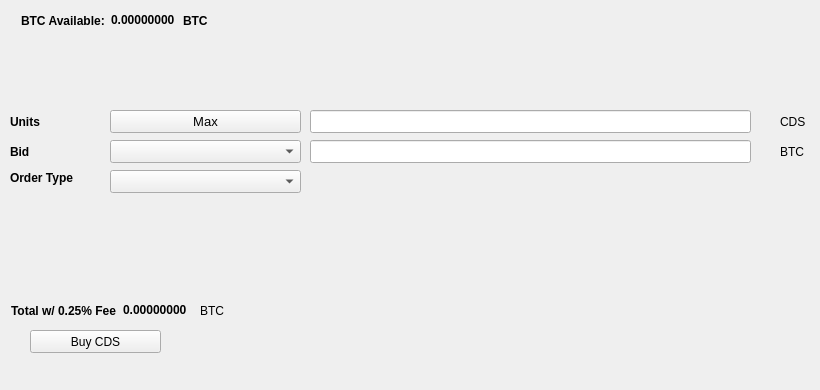
   <widget class="QWidget" name="BuyTab">
    <attribute name="title">
     <string>Buy</string>
    </attribute>
    <widget class="QPushButton" name="BuyCDS">
     <property name="geometry">
      <rect>
       <x>30</x>
       <y>330</y>
       <width>131</width>
       <height>23</height>
      </rect>
     </property>
     <property name="text">
      <string>Buy CDS</string>
     </property>
     <property name="icon">
      <iconset resource="../cloudenode.qrc">
       <normaloff>:/icons/bitcoin</normaloff>:/icons/bitcoin</iconset>
     </property>
    </widget>
    <widget class="QLabel" name="label_3">
     <property name="geometry">
      <rect>
       <x>10</x>
       <y>110</y>
       <width>46</width>
       <height>23</height>
      </rect>
     </property>
     <property name="font">
      <font>
       <weight>75</weight>
       <bold>true</bold>
      </font>
     </property>
     <property name="text">
      <string>Units</string>
     </property>
    </widget>
    <widget class="QLineEdit" name="UnitsInput">
     <property name="geometry">
      <rect>
       <x>310</x>
       <y>110</y>
       <width>441</width>
       <height>23</height>
      </rect>
     </property>
     <property name="font">
      <font>
       <pointsize>9</pointsize>
       <weight>75</weight>
       <bold>true</bold>
      </font>
     </property>
    </widget>
    <widget class="QLineEdit" name="BuyBidPriceEdit">
     <property name="geometry">
      <rect>
       <x>310</x>
       <y>140</y>
       <width>441</width>
       <height>23</height>
      </rect>
     </property>
     <property name="font">
      <font>
       <pointsize>9</pointsize>
       <weight>75</weight>
       <bold>true</bold>
      </font>
     </property>
    </widget>
    <widget class="QLabel" name="label_4">
     <property name="geometry">
      <rect>
       <x>780</x>
       <y>110</y>
       <width>31</width>
       <height>23</height>
      </rect>
     </property>
     <property name="text">
      <string>CDS</string>
     </property>
    </widget>
    <widget class="QLabel" name="label_5">
     <property name="geometry">
      <rect>
       <x>780</x>
       <y>140</y>
       <width>31</width>
       <height>23</height>
      </rect>
     </property>
     <property name="text">
      <string>BTC</string>
     </property>
    </widget>
    <widget class="QLabel" name="label_6">
     <property name="geometry">
      <rect>
       <x>10</x>
       <y>140</y>
       <width>46</width>
       <height>23</height>
      </rect>
     </property>
     <property name="font">
      <font>
       <weight>75</weight>
       <bold>true</bold>
      </font>
     </property>
     <property name="text">
      <string>Bid</string>
     </property>
    </widget>
    <widget class="QLabel" name="label_7">
     <property name="geometry">
      <rect>
       <x>10</x>
       <y>170</y>
       <width>91</width>
       <height>16</height>
      </rect>
     </property>
     <property name="font">
      <font>
       <weight>75</weight>
       <bold>true</bold>
      </font>
     </property>
     <property name="text">
      <string>Order Type</string>
     </property>
    </widget>
    <widget class="QPushButton" name="Buy_Max_Amount">
     <property name="geometry">
      <rect>
       <x>110</x>
       <y>110</y>
       <width>191</width>
       <height>23</height>
      </rect>
     </property>
     <property name="font">
      <font>
       <pointsize>10</pointsize>
      </font>
     </property>
     <property name="text">
      <string>Max</string>
     </property>
    </widget>
    <widget class="QComboBox" name="BuyBidcomboBox">
     <property name="geometry">
      <rect>
       <x>110</x>
       <y>140</y>
       <width>191</width>
       <height>23</height>
      </rect>
     </property>
     <property name="font">
      <font>
       <pointsize>10</pointsize>
      </font>
     </property>
    </widget>
    <widget class="QComboBox" name="buyOrdertypeCombo">
     <property name="geometry">
      <rect>
       <x>110</x>
       <y>170</y>
       <width>191</width>
       <height>23</height>
      </rect>
     </property>
     <property name="font">
      <font>
       <pointsize>10</pointsize>
      </font>
     </property>
    </widget>
    <widget class="QWidget" name="layoutWidget1">
     <property name="geometry">
      <rect>
       <x>21</x>
       <y>11</y>
       <width>227</width>
       <height>19</height>
      </rect>
     </property>
     <layout class="QHBoxLayout" name="horizontalLayout_3">
      <item>
       <widget class="QLabel" name="label232">
        <property name="font">
         <font>
          <weight>75</weight>
          <bold>true</bold>
         </font>
        </property>
        <property name="text">
         <string>BTC Available:</string>
        </property>
       </widget>
      </item>
      <item>
       <widget class="QLabel" name="BtcAvailableLbl">
        <property name="palette">
         <palette>
          <active>
           <colorrole role="WindowText">
            <brush brushstyle="SolidPattern">
             <color alpha="255">
              <red>0</red>
              <green>0</green>
              <blue>0</blue>
             </color>
            </brush>
           </colorrole>
           <colorrole role="Button">
            <brush brushstyle="SolidPattern">
             <color alpha="255">
              <red>0</red>
              <green>170</green>
              <blue>0</blue>
             </color>
            </brush>
           </colorrole>
           <colorrole role="Light">
            <brush brushstyle="SolidPattern">
             <color alpha="255">
              <red>0</red>
              <green>255</green>
              <blue>0</blue>
             </color>
            </brush>
           </colorrole>
           <colorrole role="Midlight">
            <brush brushstyle="SolidPattern">
             <color alpha="255">
              <red>0</red>
              <green>212</green>
              <blue>0</blue>
             </color>
            </brush>
           </colorrole>
           <colorrole role="Dark">
            <brush brushstyle="SolidPattern">
             <color alpha="255">
              <red>0</red>
              <green>85</green>
              <blue>0</blue>
             </color>
            </brush>
           </colorrole>
           <colorrole role="Mid">
            <brush brushstyle="SolidPattern">
             <color alpha="255">
              <red>0</red>
              <green>113</green>
              <blue>0</blue>
             </color>
            </brush>
           </colorrole>
           <colorrole role="Text">
            <brush brushstyle="SolidPattern">
             <color alpha="255">
              <red>0</red>
              <green>170</green>
              <blue>0</blue>
             </color>
            </brush>
           </colorrole>
           <colorrole role="BrightText">
            <brush brushstyle="SolidPattern">
             <color alpha="255">
              <red>255</red>
              <green>255</green>
              <blue>255</blue>
             </color>
            </brush>
           </colorrole>
           <colorrole role="ButtonText">
            <brush brushstyle="SolidPattern">
             <color alpha="255">
              <red>0</red>
              <green>0</green>
              <blue>0</blue>
             </color>
            </brush>
           </colorrole>
           <colorrole role="Base">
            <brush brushstyle="SolidPattern">
             <color alpha="255">
              <red>255</red>
              <green>255</green>
              <blue>255</blue>
             </color>
            </brush>
           </colorrole>
           <colorrole role="Window">
            <brush brushstyle="SolidPattern">
             <color alpha="255">
              <red>0</red>
              <green>170</green>
              <blue>0</blue>
             </color>
            </brush>
           </colorrole>
           <colorrole role="Shadow">
            <brush brushstyle="SolidPattern">
             <color alpha="255">
              <red>0</red>
              <green>0</green>
              <blue>0</blue>
             </color>
            </brush>
           </colorrole>
           <colorrole role="AlternateBase">
            <brush brushstyle="SolidPattern">
             <color alpha="255">
              <red>127</red>
              <green>212</green>
              <blue>127</blue>
             </color>
            </brush>
           </colorrole>
           <colorrole role="ToolTipBase">
            <brush brushstyle="SolidPattern">
             <color alpha="255">
              <red>255</red>
              <green>255</green>
              <blue>220</blue>
             </color>
            </brush>
           </colorrole>
           <colorrole role="ToolTipText">
            <brush brushstyle="SolidPattern">
             <color alpha="255">
              <red>0</red>
              <green>0</green>
              <blue>0</blue>
             </color>
            </brush>
           </colorrole>
          </active>
          <inactive>
           <colorrole role="WindowText">
            <brush brushstyle="SolidPattern">
             <color alpha="255">
              <red>0</red>
              <green>0</green>
              <blue>0</blue>
             </color>
            </brush>
           </colorrole>
           <colorrole role="Button">
            <brush brushstyle="SolidPattern">
             <color alpha="255">
              <red>0</red>
              <green>170</green>
              <blue>0</blue>
             </color>
            </brush>
           </colorrole>
           <colorrole role="Light">
            <brush brushstyle="SolidPattern">
             <color alpha="255">
              <red>0</red>
              <green>255</green>
              <blue>0</blue>
             </color>
            </brush>
           </colorrole>
           <colorrole role="Midlight">
            <brush brushstyle="SolidPattern">
             <color alpha="255">
              <red>0</red>
              <green>212</green>
              <blue>0</blue>
             </color>
            </brush>
           </colorrole>
           <colorrole role="Dark">
            <brush brushstyle="SolidPattern">
             <color alpha="255">
              <red>0</red>
              <green>85</green>
              <blue>0</blue>
             </color>
            </brush>
           </colorrole>
           <colorrole role="Mid">
            <brush brushstyle="SolidPattern">
             <color alpha="255">
              <red>0</red>
              <green>113</green>
              <blue>0</blue>
             </color>
            </brush>
           </colorrole>
           <colorrole role="Text">
            <brush brushstyle="SolidPattern">
             <color alpha="255">
              <red>0</red>
              <green>170</green>
              <blue>0</blue>
             </color>
            </brush>
           </colorrole>
           <colorrole role="BrightText">
            <brush brushstyle="SolidPattern">
             <color alpha="255">
              <red>255</red>
              <green>255</green>
              <blue>255</blue>
             </color>
            </brush>
           </colorrole>
           <colorrole role="ButtonText">
            <brush brushstyle="SolidPattern">
             <color alpha="255">
              <red>0</red>
              <green>0</green>
              <blue>0</blue>
             </color>
            </brush>
           </colorrole>
           <colorrole role="Base">
            <brush brushstyle="SolidPattern">
             <color alpha="255">
              <red>255</red>
              <green>255</green>
              <blue>255</blue>
             </color>
            </brush>
           </colorrole>
           <colorrole role="Window">
            <brush brushstyle="SolidPattern">
             <color alpha="255">
              <red>0</red>
              <green>170</green>
              <blue>0</blue>
             </color>
            </brush>
           </colorrole>
           <colorrole role="Shadow">
            <brush brushstyle="SolidPattern">
             <color alpha="255">
              <red>0</red>
              <green>0</green>
              <blue>0</blue>
             </color>
            </brush>
           </colorrole>
           <colorrole role="AlternateBase">
            <brush brushstyle="SolidPattern">
             <color alpha="255">
              <red>127</red>
              <green>212</green>
              <blue>127</blue>
             </color>
            </brush>
           </colorrole>
           <colorrole role="ToolTipBase">
            <brush brushstyle="SolidPattern">
             <color alpha="255">
              <red>255</red>
              <green>255</green>
              <blue>220</blue>
             </color>
            </brush>
           </colorrole>
           <colorrole role="ToolTipText">
            <brush brushstyle="SolidPattern">
             <color alpha="255">
              <red>0</red>
              <green>0</green>
              <blue>0</blue>
             </color>
            </brush>
           </colorrole>
          </inactive>
          <disabled>
           <colorrole role="WindowText">
            <brush brushstyle="SolidPattern">
             <color alpha="255">
              <red>0</red>
              <green>85</green>
              <blue>0</blue>
             </color>
            </brush>
           </colorrole>
           <colorrole role="Button">
            <brush brushstyle="SolidPattern">
             <color alpha="255">
              <red>0</red>
              <green>170</green>
              <blue>0</blue>
             </color>
            </brush>
           </colorrole>
           <colorrole role="Light">
            <brush brushstyle="SolidPattern">
             <color alpha="255">
              <red>0</red>
              <green>255</green>
              <blue>0</blue>
             </color>
            </brush>
           </colorrole>
           <colorrole role="Midlight">
            <brush brushstyle="SolidPattern">
             <color alpha="255">
              <red>0</red>
              <green>212</green>
              <blue>0</blue>
             </color>
            </brush>
           </colorrole>
           <colorrole role="Dark">
            <brush brushstyle="SolidPattern">
             <color alpha="255">
              <red>0</red>
              <green>85</green>
              <blue>0</blue>
             </color>
            </brush>
           </colorrole>
           <colorrole role="Mid">
            <brush brushstyle="SolidPattern">
             <color alpha="255">
              <red>0</red>
              <green>113</green>
              <blue>0</blue>
             </color>
            </brush>
           </colorrole>
           <colorrole role="Text">
            <brush brushstyle="SolidPattern">
             <color alpha="255">
              <red>0</red>
              <green>85</green>
              <blue>0</blue>
             </color>
            </brush>
           </colorrole>
           <colorrole role="BrightText">
            <brush brushstyle="SolidPattern">
             <color alpha="255">
              <red>255</red>
              <green>255</green>
              <blue>255</blue>
             </color>
            </brush>
           </colorrole>
           <colorrole role="ButtonText">
            <brush brushstyle="SolidPattern">
             <color alpha="255">
              <red>0</red>
              <green>85</green>
              <blue>0</blue>
             </color>
            </brush>
           </colorrole>
           <colorrole role="Base">
            <brush brushstyle="SolidPattern">
             <color alpha="255">
              <red>0</red>
              <green>170</green>
              <blue>0</blue>
             </color>
            </brush>
           </colorrole>
           <colorrole role="Window">
            <brush brushstyle="SolidPattern">
             <color alpha="255">
              <red>0</red>
              <green>170</green>
              <blue>0</blue>
             </color>
            </brush>
           </colorrole>
           <colorrole role="Shadow">
            <brush brushstyle="SolidPattern">
             <color alpha="255">
              <red>0</red>
              <green>0</green>
              <blue>0</blue>
             </color>
            </brush>
           </colorrole>
           <colorrole role="AlternateBase">
            <brush brushstyle="SolidPattern">
             <color alpha="255">
              <red>0</red>
              <green>170</green>
              <blue>0</blue>
             </color>
            </brush>
           </colorrole>
           <colorrole role="ToolTipBase">
            <brush brushstyle="SolidPattern">
             <color alpha="255">
              <red>255</red>
              <green>255</green>
              <blue>220</blue>
             </color>
            </brush>
           </colorrole>
           <colorrole role="ToolTipText">
            <brush brushstyle="SolidPattern">
             <color alpha="255">
              <red>0</red>
              <green>0</green>
              <blue>0</blue>
             </color>
            </brush>
           </colorrole>
          </disabled>
         </palette>
        </property>
        <property name="font">
         <font>
          <weight>75</weight>
          <bold>true</bold>
         </font>
        </property>
        <property name="text">
         <string>0.00000000</string>
        </property>
        <property name="textInteractionFlags">
         <set>Qt::LinksAccessibleByMouse|Qt::TextSelectableByKeyboard|Qt::TextSelectableByMouse</set>
        </property>
       </widget>
      </item>
      <item>
       <widget class="QLabel" name="BtcAvailableLbl_2">
        <property name="font">
         <font>
          <weight>75</weight>
          <bold>true</bold>
         </font>
        </property>
        <property name="text">
         <string>BTC</string>
        </property>
       </widget>
      </item>
     </layout>
    </widget>
    <widget class="QWidget" name="layoutWidge2">
     <property name="geometry">
      <rect>
       <x>11</x>
       <y>301</y>
       <width>259</width>
       <height>19</height>
      </rect>
     </property>
     <layout class="QHBoxLayout" name="horizontalLayout_4">
      <item>
       <widget class="QLabel" name="label_9">
        <property name="font">
         <font>
          <weight>75</weight>
          <bold>true</bold>
         </font>
        </property>
        <property name="text">
         <string>Total w/ 0.25% Fee</string>
        </property>
       </widget>
      </item>
      <item>
       <widget class="QLabel" name="BuyCostLabel">
        <property name="palette">
         <palette>
          <active>
           <colorrole role="WindowText">
            <brush brushstyle="SolidPattern">
             <color alpha="255">
              <red>0</red>
              <green>0</green>
              <blue>0</blue>
             </color>
            </brush>
           </colorrole>
           <colorrole role="Button">
            <brush brushstyle="SolidPattern">
             <color alpha="255">
              <red>0</red>
              <green>170</green>
              <blue>0</blue>
             </color>
            </brush>
           </colorrole>
           <colorrole role="Light">
            <brush brushstyle="SolidPattern">
             <color alpha="255">
              <red>0</red>
              <green>255</green>
              <blue>0</blue>
             </color>
            </brush>
           </colorrole>
           <colorrole role="Midlight">
            <brush brushstyle="SolidPattern">
             <color alpha="255">
              <red>0</red>
              <green>212</green>
              <blue>0</blue>
             </color>
            </brush>
           </colorrole>
           <colorrole role="Dark">
            <brush brushstyle="SolidPattern">
             <color alpha="255">
              <red>0</red>
              <green>85</green>
              <blue>0</blue>
             </color>
            </brush>
           </colorrole>
           <colorrole role="Mid">
            <brush brushstyle="SolidPattern">
             <color alpha="255">
              <red>0</red>
              <green>113</green>
              <blue>0</blue>
             </color>
            </brush>
           </colorrole>
           <colorrole role="Text">
            <brush brushstyle="SolidPattern">
             <color alpha="255">
              <red>0</red>
              <green>170</green>
              <blue>0</blue>
             </color>
            </brush>
           </colorrole>
           <colorrole role="BrightText">
            <brush brushstyle="SolidPattern">
             <color alpha="255">
              <red>255</red>
              <green>255</green>
              <blue>255</blue>
             </color>
            </brush>
           </colorrole>
           <colorrole role="ButtonText">
            <brush brushstyle="SolidPattern">
             <color alpha="255">
              <red>0</red>
              <green>0</green>
              <blue>0</blue>
             </color>
            </brush>
           </colorrole>
           <colorrole role="Base">
            <brush brushstyle="SolidPattern">
             <color alpha="255">
              <red>255</red>
              <green>255</green>
              <blue>255</blue>
             </color>
            </brush>
           </colorrole>
           <colorrole role="Window">
            <brush brushstyle="SolidPattern">
             <color alpha="255">
              <red>0</red>
              <green>170</green>
              <blue>0</blue>
             </color>
            </brush>
           </colorrole>
           <colorrole role="Shadow">
            <brush brushstyle="SolidPattern">
             <color alpha="255">
              <red>0</red>
              <green>0</green>
              <blue>0</blue>
             </color>
            </brush>
           </colorrole>
           <colorrole role="AlternateBase">
            <brush brushstyle="SolidPattern">
             <color alpha="255">
              <red>127</red>
              <green>212</green>
              <blue>127</blue>
             </color>
            </brush>
           </colorrole>
           <colorrole role="ToolTipBase">
            <brush brushstyle="SolidPattern">
             <color alpha="255">
              <red>255</red>
              <green>255</green>
              <blue>220</blue>
             </color>
            </brush>
           </colorrole>
           <colorrole role="ToolTipText">
            <brush brushstyle="SolidPattern">
             <color alpha="255">
              <red>0</red>
              <green>0</green>
              <blue>0</blue>
             </color>
            </brush>
           </colorrole>
          </active>
          <inactive>
           <colorrole role="WindowText">
            <brush brushstyle="SolidPattern">
             <color alpha="255">
              <red>0</red>
              <green>0</green>
              <blue>0</blue>
             </color>
            </brush>
           </colorrole>
           <colorrole role="Button">
            <brush brushstyle="SolidPattern">
             <color alpha="255">
              <red>0</red>
              <green>170</green>
              <blue>0</blue>
             </color>
            </brush>
           </colorrole>
           <colorrole role="Light">
            <brush brushstyle="SolidPattern">
             <color alpha="255">
              <red>0</red>
              <green>255</green>
              <blue>0</blue>
             </color>
            </brush>
           </colorrole>
           <colorrole role="Midlight">
            <brush brushstyle="SolidPattern">
             <color alpha="255">
              <red>0</red>
              <green>212</green>
              <blue>0</blue>
             </color>
            </brush>
           </colorrole>
           <colorrole role="Dark">
            <brush brushstyle="SolidPattern">
             <color alpha="255">
              <red>0</red>
              <green>85</green>
              <blue>0</blue>
             </color>
            </brush>
           </colorrole>
           <colorrole role="Mid">
            <brush brushstyle="SolidPattern">
             <color alpha="255">
              <red>0</red>
              <green>113</green>
              <blue>0</blue>
             </color>
            </brush>
           </colorrole>
           <colorrole role="Text">
            <brush brushstyle="SolidPattern">
             <color alpha="255">
              <red>0</red>
              <green>170</green>
              <blue>0</blue>
             </color>
            </brush>
           </colorrole>
           <colorrole role="BrightText">
            <brush brushstyle="SolidPattern">
             <color alpha="255">
              <red>255</red>
              <green>255</green>
              <blue>255</blue>
             </color>
            </brush>
           </colorrole>
           <colorrole role="ButtonText">
            <brush brushstyle="SolidPattern">
             <color alpha="255">
              <red>0</red>
              <green>0</green>
              <blue>0</blue>
             </color>
            </brush>
           </colorrole>
           <colorrole role="Base">
            <brush brushstyle="SolidPattern">
             <color alpha="255">
              <red>255</red>
              <green>255</green>
              <blue>255</blue>
             </color>
            </brush>
           </colorrole>
           <colorrole role="Window">
            <brush brushstyle="SolidPattern">
             <color alpha="255">
              <red>0</red>
              <green>170</green>
              <blue>0</blue>
             </color>
            </brush>
           </colorrole>
           <colorrole role="Shadow">
            <brush brushstyle="SolidPattern">
             <color alpha="255">
              <red>0</red>
              <green>0</green>
              <blue>0</blue>
             </color>
            </brush>
           </colorrole>
           <colorrole role="AlternateBase">
            <brush brushstyle="SolidPattern">
             <color alpha="255">
              <red>127</red>
              <green>212</green>
              <blue>127</blue>
             </color>
            </brush>
           </colorrole>
           <colorrole role="ToolTipBase">
            <brush brushstyle="SolidPattern">
             <color alpha="255">
              <red>255</red>
              <green>255</green>
              <blue>220</blue>
             </color>
            </brush>
           </colorrole>
           <colorrole role="ToolTipText">
            <brush brushstyle="SolidPattern">
             <color alpha="255">
              <red>0</red>
              <green>0</green>
              <blue>0</blue>
             </color>
            </brush>
           </colorrole>
          </inactive>
          <disabled>
           <colorrole role="WindowText">
            <brush brushstyle="SolidPattern">
             <color alpha="255">
              <red>0</red>
              <green>85</green>
              <blue>0</blue>
             </color>
            </brush>
           </colorrole>
           <colorrole role="Button">
            <brush brushstyle="SolidPattern">
             <color alpha="255">
              <red>0</red>
              <green>170</green>
              <blue>0</blue>
             </color>
            </brush>
           </colorrole>
           <colorrole role="Light">
            <brush brushstyle="SolidPattern">
             <color alpha="255">
              <red>0</red>
              <green>255</green>
              <blue>0</blue>
             </color>
            </brush>
           </colorrole>
           <colorrole role="Midlight">
            <brush brushstyle="SolidPattern">
             <color alpha="255">
              <red>0</red>
              <green>212</green>
              <blue>0</blue>
             </color>
            </brush>
           </colorrole>
           <colorrole role="Dark">
            <brush brushstyle="SolidPattern">
             <color alpha="255">
              <red>0</red>
              <green>85</green>
              <blue>0</blue>
             </color>
            </brush>
           </colorrole>
           <colorrole role="Mid">
            <brush brushstyle="SolidPattern">
             <color alpha="255">
              <red>0</red>
              <green>113</green>
              <blue>0</blue>
             </color>
            </brush>
           </colorrole>
           <colorrole role="Text">
            <brush brushstyle="SolidPattern">
             <color alpha="255">
              <red>0</red>
              <green>85</green>
              <blue>0</blue>
             </color>
            </brush>
           </colorrole>
           <colorrole role="BrightText">
            <brush brushstyle="SolidPattern">
             <color alpha="255">
              <red>255</red>
              <green>255</green>
              <blue>255</blue>
             </color>
            </brush>
           </colorrole>
           <colorrole role="ButtonText">
            <brush brushstyle="SolidPattern">
             <color alpha="255">
              <red>0</red>
              <green>85</green>
              <blue>0</blue>
             </color>
            </brush>
           </colorrole>
           <colorrole role="Base">
            <brush brushstyle="SolidPattern">
             <color alpha="255">
              <red>0</red>
              <green>170</green>
              <blue>0</blue>
             </color>
            </brush>
           </colorrole>
           <colorrole role="Window">
            <brush brushstyle="SolidPattern">
             <color alpha="255">
              <red>0</red>
              <green>170</green>
              <blue>0</blue>
             </color>
            </brush>
           </colorrole>
           <colorrole role="Shadow">
            <brush brushstyle="SolidPattern">
             <color alpha="255">
              <red>0</red>
              <green>0</green>
              <blue>0</blue>
             </color>
            </brush>
           </colorrole>
           <colorrole role="AlternateBase">
            <brush brushstyle="SolidPattern">
             <color alpha="255">
              <red>0</red>
              <green>170</green>
              <blue>0</blue>
             </color>
            </brush>
           </colorrole>
           <colorrole role="ToolTipBase">
            <brush brushstyle="SolidPattern">
             <color alpha="255">
              <red>255</red>
              <green>255</green>
              <blue>220</blue>
             </color>
            </brush>
           </colorrole>
           <colorrole role="ToolTipText">
            <brush brushstyle="SolidPattern">
             <color alpha="255">
              <red>0</red>
              <green>0</green>
              <blue>0</blue>
             </color>
            </brush>
           </colorrole>
          </disabled>
         </palette>
        </property>
        <property name="font">
         <font>
          <weight>75</weight>
          <bold>true</bold>
         </font>
        </property>
        <property name="autoFillBackground">
         <bool>false</bool>
        </property>
        <property name="text">
         <string>0.00000000</string>
        </property>
        <property name="textInteractionFlags">
         <set>Qt::LinksAccessibleByMouse|Qt::TextSelectableByMouse</set>
        </property>
       </widget>
      </item>
      <item>
       <widget class="QLabel" name="label_10">
        <property name="font">
         <font>
          <weight>50</weight>
          <bold>false</bold>
         </font>
        </property>
        <property name="text">
         <string>BTC</string>
        </property>
       </widget>
      </item>
     </layout>
    </widget>
    <widget class="QLabel" name="label_24">
     <property name="geometry">
      <rect>
       <x>460</x>
       <y>300</y>
       <width>281</width>
       <height>81</height>
      </rect>
     </property>
     <property name="text">
      <string/>
     </property>
     <property name="pixmap">
      <pixmap>:/images/bittrex</pixmap>
     </property>
    </widget>
   </widget>
